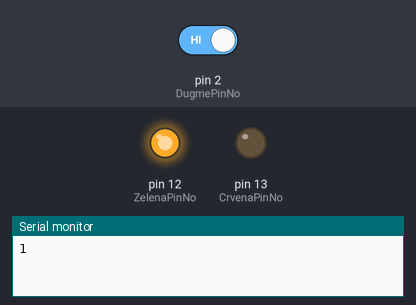
Simulated run of this sketch. Board: Arduino Uno, built with avr-gcc and run on an emulated ATmega328P. On the bench: output pins drawn as LEDs (lit = HIGH), the last lines printed to the serial monitor. The inputs (shaded band) are chosen by the test bench; at power-on: pin 2 (DugmePinNo) HIGH.

Above: at 1.2 s.
1.3 s: pin 2 (DugmePinNo) driven LOW
At 2.3 s:
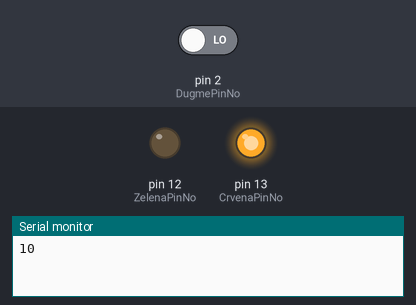
Timing chart, 0 to 4.3 s (numbered marks = the images above; inputs shaded):
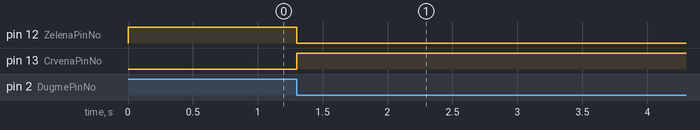

The sketch:

arduino2.ino
```cpp
const int CrvenaPinNo = 13;
const int ZelenaPinNo = 12;
const int DugmePinNo = 2;

volatile int stanjeCrvena = LOW;
volatile int stanjeZelena = HIGH;

void promeni(){
  stanjeCrvena = !stanjeCrvena;
  stanjeZelena = !stanjeZelena;
  digitalWrite(CrvenaPinNo, stanjeCrvena);
  digitalWrite(ZelenaPinNo, stanjeZelena);
  if(stanjeZelena){
  	Serial.print(1,DEC);//salje poruku da aktivira semafor
  }else{
  	Serial.print(0,DEC);//salje poruku da deaktivira semafor
  }
}

void setup()
{
  Serial.begin(9600);

  pinMode(CrvenaPinNo, OUTPUT);
  pinMode(ZelenaPinNo, OUTPUT);
  pinMode(DugmePinNo, INPUT);

  digitalWrite(CrvenaPinNo, stanjeCrvena);
  digitalWrite(ZelenaPinNo, stanjeZelena);

  Serial.print(1,DEC);//salje poruku da aktivira semafor
  attachInterrupt(digitalPinToInterrupt(DugmePinNo), promeni, FALLING);
}

void loop()
{
}
```

Measured:
- after the input at 1.3 s, pin 12 (ZelenaPinNo): HIGH → LOW at once; pin 13 (CrvenaPinNo): LOW → HIGH at once
